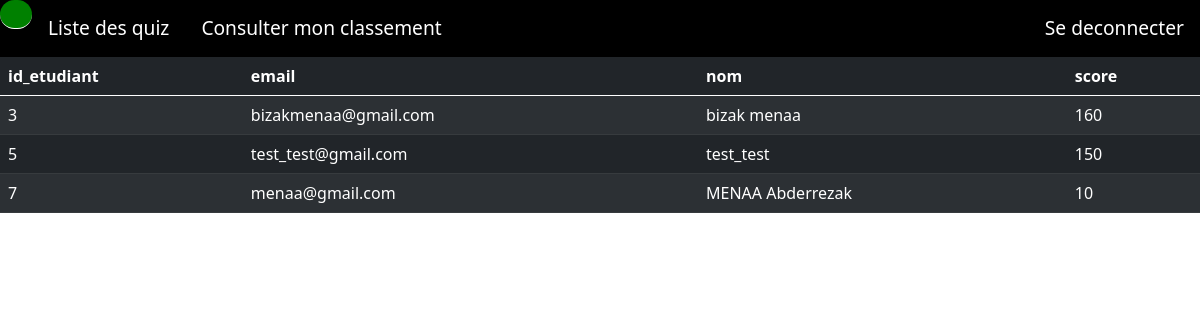
Page /etudiant/classement.php on the committed database.
### tables this page shows
CREATE TABLE `etudiant` (
  `id_etudiant` int(11) NOT NULL,
  `nom` text NOT NULL,
  `email` text NOT NULL,
  `password_etudiant` text NOT NULL,
  `score` int(11) NOT NULL
);

### etudiant/classement.php (the view, shortened to what this page needs)
<?php
include('home.php');
?>
<html lang="en">
<head>
    <link href="https://cdn.jsdelivr.net/npm/bootstrap@5.0.0-beta3/dist/css/bootstrap.min.css" rel="stylesheet">
</head>
<body>
<div class="show-quiz">
        <table class="table table-dark table-striped table-hover">
            <thead>
                <th>id_etudiant</th>
                <th>email</th>
                <th>nom</th>
                <th>score</th>
            </thead>
            <tbody>
                <?php
                    $conn = new PDO('mysql:host=webetu.univ-st-etienne.fr;dbname=mg06866u;charset=utf8', 'mg06866u', 'I89APVN5');
                    $sql = "SELECT etudiant.id_etudiant, etudiant.email, etudiant.nom, SUM(scoreAttribuer) as scoreTotal FROM etudiant left join reponse on etudiant.id_etudiant=reponse.id_etudiant group by id_etudiant order by scoreTotal desc";
                    $resultat = $conn->query($sql);
                        while($row = $resultat->fetch()){
                            ?>
                        <tr>
                            <td><?php echo $row["id_etudiant"] ?></td>
                            <td><?php echo $row["email"] ?></td>
                            <td><?php echo $row["nom"]; ?></td>
                            <td><?php echo $row["scoreTotal"]; ?></td>
                        </tr>
                            <?php
                        }
                ?>
            </tbody>
        </table>
</body>
</html>

### etudiant/home.php (shortened to what this page needs)
<html lang="en">
<head>
    <link rel="stylesheet" href="../css/acceuil.css">
    <link rel="stylesheet" href="../css/prof.css">
</head>
<body>
<div class="navbar-section">
    <a href="#" id="owner"><?php echo $_SESSION['email'] ?></a>
    <a href="./liste_quiz.php" class="liste-quiz">Liste des quiz</a>
    <a href="./classement.php" class="mon-classement">Consulter mon classement</a>
    <a href="../prof/deconnexion.php" class="deconnexion-btn">Se deconnecter</a>
</div>
</body>
</html>

### css/acceuil.css (style rules this page uses)
.navbar-section { background-color: #000000; overflow: hidden; box-shadow: 0 4px 8px 0 rgba(0, 0, 0, 0.2), 0 6px 20px 0 rgba(0, 0, 0, 0.19); }
.navbar-section a { float: right; display: block; color: #ffffff; text-align: center; padding: 14px 16px; text-decoration: none; font-size: 1.2em; }
body { margin: 0px; padding: 0px; }

### css/prof.css (style rules this page uses)
.navbar-section a { float: left; }
.navbar-section .deconnexion-btn { float: right; }

### etudiant/home.php (style rules this page uses)
#owner { background-color: green; }

### rows in the picture
etudiant: id_etudiant "3", email "bizakmenaa@gmail.com", nom "bizak menaa", scoreTotal "160"
etudiant: id_etudiant "5", email "test_test@gmail.com", nom "test_test", scoreTotal "150"
etudiant: id_etudiant "7", email "menaa@gmail.com", nom "MENAA Abderrezak", scoreTotal "10"
